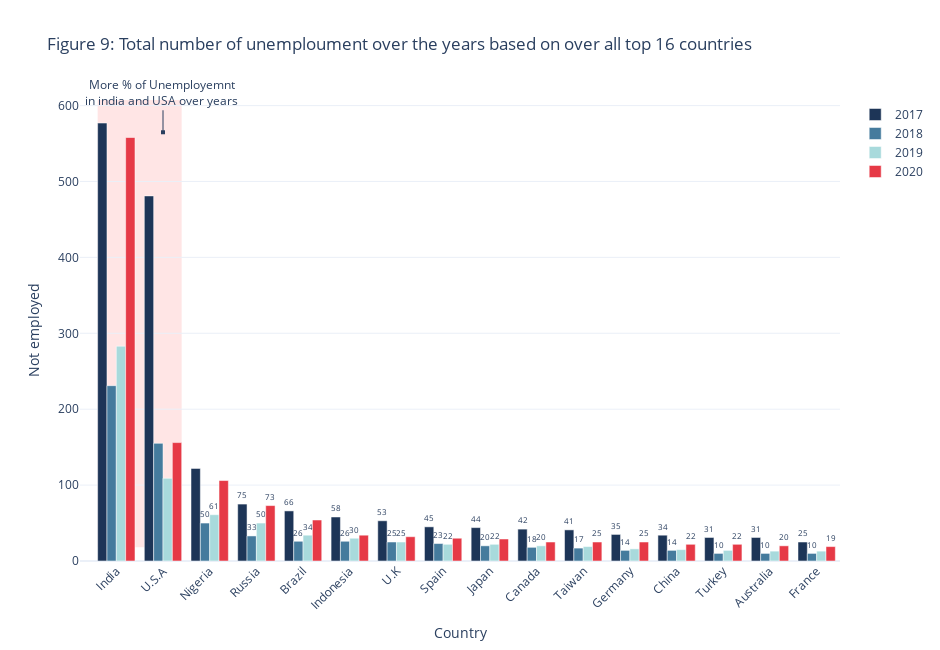

The notebook cell this image was saved under:
### Code cell
x_country=['India', 'U.S.A', 'Nigeria', 'Russia', 'Brazil', 'Indonesia','U.K', 'Spain','Japan',
  'Canada','Taiwan','Germany','China','Turkey','Australia','France']

colors = {'2017':'#1d3557',
          '2018':'#457b9d',
          '2019':'#a8dadc',
          '2020':'#e63946'}
 
fig_coun = go.Figure(data=[go.Bar( 
    name = '2017', 
    x = x_country, 
    y = coun2017['counts'],
    text=coun2017['counts'],
    textposition='outside',
    marker_color=colors['2017'],
   ), 
                       go.Bar( 
    name = '2018', 
    x = x_country, 
    y = coun2018['counts'],
    text=coun2018['counts'],
    textposition='outside',
    marker_color=colors['2018'],
   ) ,
                       go.Bar( 
    name = '2019', 
    x = x_country, 
    y = coun2019['counts'],
    text=coun2019['counts'],
    textposition='outside',
    marker_color=colors['2019'],
    ) ,
                       go.Bar( 
    name = '2020', 
    x = x_country, 
    y = coun2020['counts'],
    text=coun2020['counts'],
    textposition='outside',
    marker_color=colors['2020'],
   ) 
]) 

fig_coun.update_traces(texttemplate='%{text:.2s}', textposition='outside')
fig_coun.update_layout(uniformtext_minsize=8, uniformtext_mode='hide',yaxis=dict(title='Not employed'),width=940,height=650,
                   title='Figure 9: Total number of unemploument over the years based on over all top 16 countries',barmode='group',
                   xaxis_tickangle=-45,template="plotly_white",
                   xaxis=dict(title='Country'),
                   annotations=[go.layout.Annotation(x=1, y=0.93, xref="x", yref="paper",
                                text="More % of Unemployemnt <br> in india and USA over years  ",
                                showarrow=True, arrowhead=7, ax=0, ay=-40)])

fig_coun.add_shape(go.layout.Shape(
                    type="rect",
                    xref="x",
                    yref="paper",
                   
                    x0=-0.4,
                    x1=1.4,
                    y0=0.03,
                    y1=1,
                    fillcolor="red",
                    opacity=0.1,
                    
                    layer="below",
                    line_width=0))  
fig_coun.show()

### Figure 1 — Plotly figure (JSON) as saved in the notebook; plotly's stock layout.template omitted (floating-point values rounded to 4 significant figures)
{"data": [{"marker": {"color": "#1d3557"}, "name": "2017", "text": [577.0, 481.0, 122.0, 75.0, 66.0, 58.0, 53.0, 45.0, 44.0, 42.0, 41.0, 35.0, 34.0, 31.0, 31.0, 25.0, 20.0, 19.0, 18.0, 18.0, 16.0, 14.0, 14.0, 14.0, 13.0, 13.0, 12.0, 12.0, 12.0, 12.0, 11.0, 11.0, 11.0, 11.0, 9.0, 9.0, 7.0, 6.0, 6.0, 6.0, 6.0, 5.0, 5.0, 5.0, 5.0, 4.0, 3.0, 3.0, 2.0, 2.0, 2.0], "textposition": "outside", "texttemplate": "%{text:.2s}", "type": "bar", "x": ["India", "U.S.A", "Nigeria", "Russia", "Brazil", "Indonesia", "U.K", "Spain", "Japan", "Canada", "Taiwan", "Germany", "China", "Turkey", "Australia", "France"], "y": [577, 481, 122, 75, 66, 58, 53, 45, 44, 42, 41, 35, 34, 31, 31, 25, 20, 19, 18, 18, 16, 14, 14, 14, 13, 13, 12, 12, 12, 12, 11, 11, 11, 11, 9, 9, 7, 6, 6, 6, 6, 5, 5, 5, 5, 4, 3, 3, 2, 2, 2]}, {"marker": {"color": "#457b9d"}, "name": "2018", "text": [231.0, 155.0, 50.0, 33.0, 26.0, 26.0, 25.0, 23.0, 20.0, 18.0, 17.0, 14.0, 14.0, 10.0, 10.0, 10.0, 10.0, 9.0, 9.0, 8.0, 7.0, 7.0, 7.0, 6.0, 6.0, 6.0, 6.0, 6.0, 5.0, 5.0, 5.0, 4.0, 4.0, 4.0, 4.0, 4.0, 4.0, 3.0, 3.0, 3.0, 3.0, 3.0, 3.0, 3.0, 2.0, 2.0, 2.0, 2.0, 1.0, 1.0, 1.0, 1.0, 1.0], "textposition": "outside", "texttemplate": "%{text:.2s}", "type": "bar", "x": ["India", "U.S.A", "Nigeria", "Russia", "Brazil", "Indonesia", "U.K", "Spain", "Japan", "Canada", "Taiwan", "Germany", "China", "Turkey", "Australia", "France"], "y": [231, 155, 50, 33, 26, 26, 25, 23, 20, 18, 17, 14, 14, 10, 10, 10, 10, 9, 9, 8, 7, 7, 7, 6, 6, 6, 6, 6, 5, 5, 5, 4, 4, 4, 4, 4, 4, 3, 3, 3, 3, 3, 3, 3, 2, 2, 2, 2, 1, 1, 1, 1, 1]}, {"marker": {"color": "#a8dadc"}, "name": "2019", "text": [283.0, 109.0, 61.0, 50.0, 34.0, 30.0, 25.0, 22.0, 22.0, 20.0, 19.0, 16.0, 15.0, 14.0, 13.0, 13.0, 13.0, 10.0, 10.0, 10.0, 10.0, 9.0, 8.0, 7.0, 7.0, 7.0, 7.0, 7.0, 7.0, 6.0, 6.0, 5.0, 5.0, 5.0, 5.0, 5.0, 4.0, 4.0, 4.0, 3.0, 3.0, 3.0, 3.0, 3.0, 3.0, 3.0, 3.0, 2.0, 1.0, 1.0, 1.0, 1.0, 1.0, 1.0, 1.0, 1.0, 1.0], "textposition": "outside", "texttemplate": "%{text:.2s}", "type": "bar", "x": ["India", "U.S.A", "Nigeria", "Russia", "Brazil", "Indonesia", "U.K", "Spain", "Japan", "Canada", "Taiwan", "Germany", "China", "Turkey", "Australia", "France"], "y": [283, 109, 61, 50, 34, 30, 25, 22, 22, 20, 19, 16, 15, 14, 13, 13, 13, 10, 10, 10, 10, 9, 8, 7, 7, 7, 7, 7, 7, 6, 6, 5, 5, 5, 5, 5, 4, 4, 4, 3, 3, 3, 3, 3, 3, 3, 3, 2, 1, 1, 1, 1, 1, 1, 1, 1, 1]}, {"marker": {"color": "#e63946"}, "name": "2020", "text": [558.0, 156.0, 106.0, 73.0, 54.0, 34.0, 32.0, 30.0, 29.0, 25.0, 25.0, 25.0, 22.0, 22.0, 20.0, 19.0, 19.0, 18.0, 17.0, 17.0, 16.0, 16.0, 16.0, 15.0, 15.0, 15.0, 14.0, 13.0, 13.0, 12.0, 10.0, 10.0, 10.0, 10.0, 10.0, 10.0, 9.0, 9.0, 9.0, 9.0, 8.0, 8.0, 7.0, 6.0, 5.0, 5.0, 5.0, 5.0, 4.0, 3.0, 2.0, 2.0, 2.0, 2.0, 2.0], "textposition": "outside", "texttemplate": "%{text:.2s}", "type": "bar", "x": ["India", "U.S.A", "Nigeria", "Russia", "Brazil", "Indonesia", "U.K", "Spain", "Japan", "Canada", "Taiwan", "Germany", "China", "Turkey", "Australia", "France"], "y": [558, 156, 106, 73, 54, 34, 32, 30, 29, 25, 25, 25, 22, 22, 20, 19, 19, 18, 17, 17, 16, 16, 16, 15, 15, 15, 14, 13, 13, 12, 10, 10, 10, 10, 10, 10, 9, 9, 9, 9, 8, 8, 7, 6, 5, 5, 5, 5, 4, 3, 2, 2, 2, 2, 2]}], "layout": {"annotations": [{"arrowhead": 7, "ax": 0, "ay": -40, "showarrow": true, "text": "More % of Unemployemnt <br> in india and USA over years  ", "x": 1, "xref": "x", "y": 0.93, "yref": "paper"}], "barmode": "group", "height": 650, "shapes": [{"fillcolor": "red", "layer": "below", "line": {"width": 0}, "opacity": 0.1, "type": "rect", "x0": -0.4, "x1": 1.4, "xref": "x", "y0": 0.03, "y1": 1, "yref": "paper"}], "title": {"text": "Figure 9: Total number of unemploument over the years based on over all top 16 countries"}, "uniformtext": {"minsize": 8, "mode": "hide"}, "width": 940, "xaxis": {"tickangle": -45, "title": {"text": "Country"}}, "yaxis": {"title": {"text": "Not employed"}}}}
